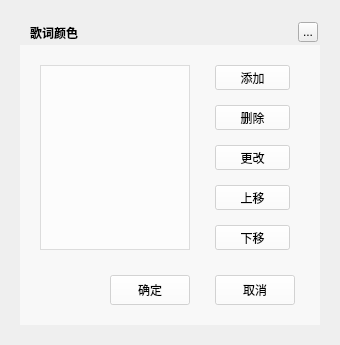
<?xml version="1.0" encoding="UTF-8"?>
<ui version="4.0">
 <class>MusicLrcColorWidget</class>
 <widget class="QWidget" name="MusicLrcColorWidget">
  <property name="geometry">
   <rect>
    <x>0</x>
    <y>0</y>
    <width>340</width>
    <height>345</height>
   </rect>
  </property>
  <property name="windowTitle">
   <string>歌词颜色</string>
  </property>
  <widget class="QLabel" name="background">
   <property name="geometry">
    <rect>
     <x>20</x>
     <y>20</y>
     <width>300</width>
     <height>305</height>
    </rect>
   </property>
   <property name="text">
    <string/>
   </property>
  </widget>
  <widget class="QLabel" name="topTitleName">
   <property name="geometry">
    <rect>
     <x>30</x>
     <y>20</y>
     <width>91</width>
     <height>25</height>
    </rect>
   </property>
   <property name="styleSheet">
    <string notr="true">color:&quot;#FFFFFF&quot;;font-weight:bold</string>
   </property>
   <property name="text">
    <string>歌词颜色</string>
   </property>
  </widget>
  <widget class="QToolButton" name="topTitleCloseButton">
   <property name="geometry">
    <rect>
     <x>298</x>
     <y>22</y>
     <width>20</width>
     <height>20</height>
    </rect>
   </property>
   <property name="text">
    <string>...</string>
   </property>
  </widget>
  <widget class="QWidget" name="backgroundMask" native="true">
   <property name="geometry">
    <rect>
     <x>20</x>
     <y>45</y>
     <width>300</width>
     <height>280</height>
    </rect>
   </property>
   <property name="styleSheet">
    <string notr="true">background:rgba(255,255,255,150)</string>
   </property>
   <widget class="QListWidget" name="listWidget">
    <property name="geometry">
     <rect>
      <x>20</x>
      <y>20</y>
      <width>150</width>
      <height>185</height>
     </rect>
    </property>
   </widget>
   <widget class="QPushButton" name="addButton">
    <property name="geometry">
     <rect>
      <x>195</x>
      <y>20</y>
      <width>75</width>
      <height>25</height>
     </rect>
    </property>
    <property name="cursor">
     <cursorShape>PointingHandCursor</cursorShape>
    </property>
    <property name="text">
     <string>添加</string>
    </property>
   </widget>
   <widget class="QPushButton" name="deleteButton">
    <property name="geometry">
     <rect>
      <x>195</x>
      <y>60</y>
      <width>75</width>
      <height>25</height>
     </rect>
    </property>
    <property name="cursor">
     <cursorShape>PointingHandCursor</cursorShape>
    </property>
    <property name="text">
     <string>删除</string>
    </property>
   </widget>
   <widget class="QPushButton" name="modifyButton">
    <property name="geometry">
     <rect>
      <x>195</x>
      <y>100</y>
      <width>75</width>
      <height>25</height>
     </rect>
    </property>
    <property name="cursor">
     <cursorShape>PointingHandCursor</cursorShape>
    </property>
    <property name="text">
     <string>更改</string>
    </property>
   </widget>
   <widget class="QPushButton" name="upButton">
    <property name="geometry">
     <rect>
      <x>195</x>
      <y>140</y>
      <width>75</width>
      <height>25</height>
     </rect>
    </property>
    <property name="cursor">
     <cursorShape>PointingHandCursor</cursorShape>
    </property>
    <property name="text">
     <string>上移</string>
    </property>
   </widget>
   <widget class="QPushButton" name="downButton">
    <property name="geometry">
     <rect>
      <x>195</x>
      <y>180</y>
      <width>75</width>
      <height>25</height>
     </rect>
    </property>
    <property name="cursor">
     <cursorShape>PointingHandCursor</cursorShape>
    </property>
    <property name="text">
     <string>下移</string>
    </property>
   </widget>
   <widget class="QPushButton" name="confirmButton">
    <property name="geometry">
     <rect>
      <x>90</x>
      <y>230</y>
      <width>80</width>
      <height>30</height>
     </rect>
    </property>
    <property name="cursor">
     <cursorShape>PointingHandCursor</cursorShape>
    </property>
    <property name="text">
     <string>确定</string>
    </property>
   </widget>
   <widget class="QPushButton" name="cancelButton">
    <property name="geometry">
     <rect>
      <x>195</x>
      <y>230</y>
      <width>80</width>
      <height>30</height>
     </rect>
    </property>
    <property name="cursor">
     <cursorShape>PointingHandCursor</cursorShape>
    </property>
    <property name="text">
     <string>取消</string>
    </property>
   </widget>
  </widget>
  <zorder>background</zorder>
  <zorder>backgroundMask</zorder>
  <zorder>topTitleName</zorder>
  <zorder>topTitleCloseButton</zorder>
 </widget>
 <resources/>
 <connections/>
</ui>
